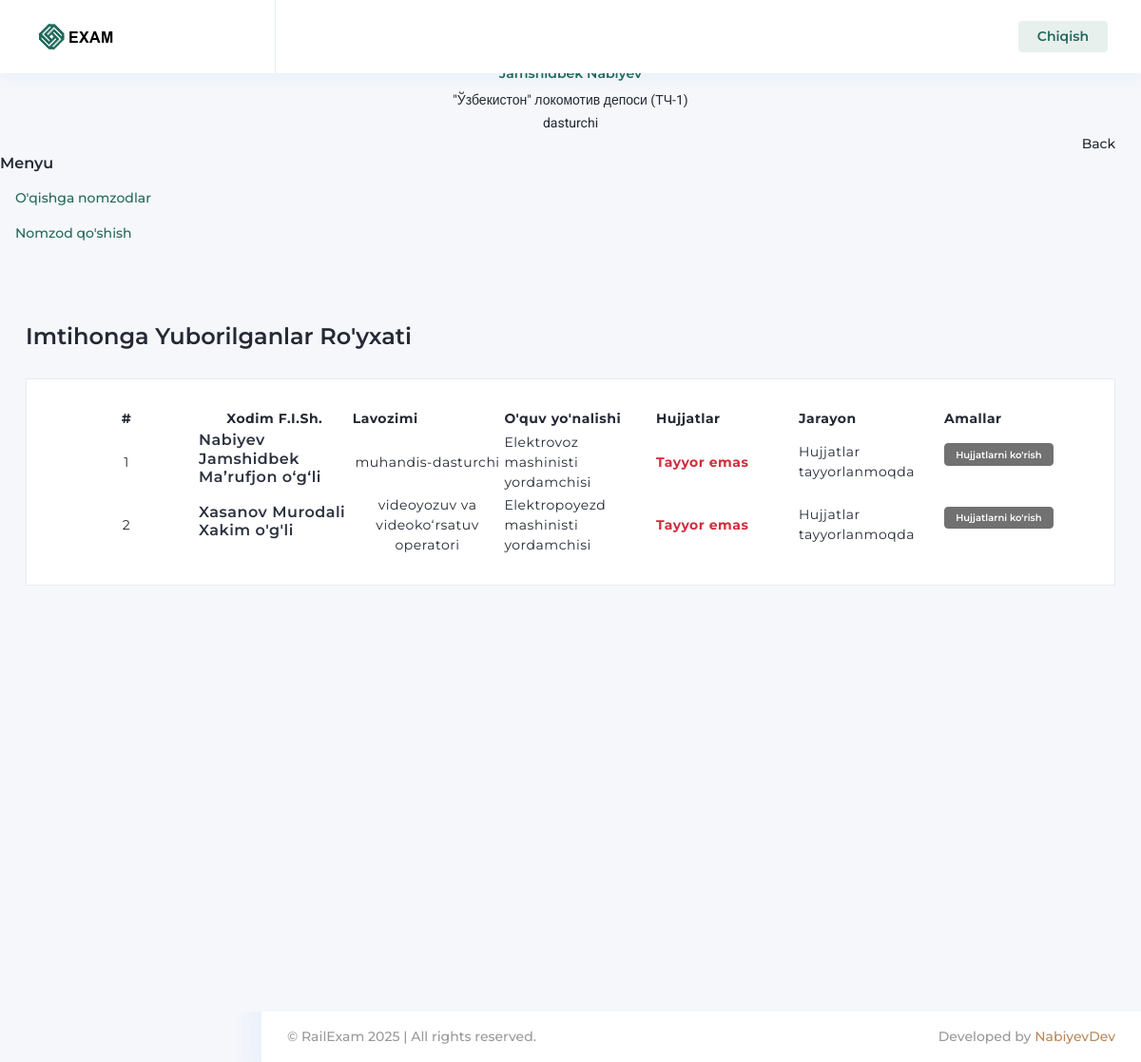
/profiles/kadr/students-list/ (signed in), run on an earlier commit of the app's database.
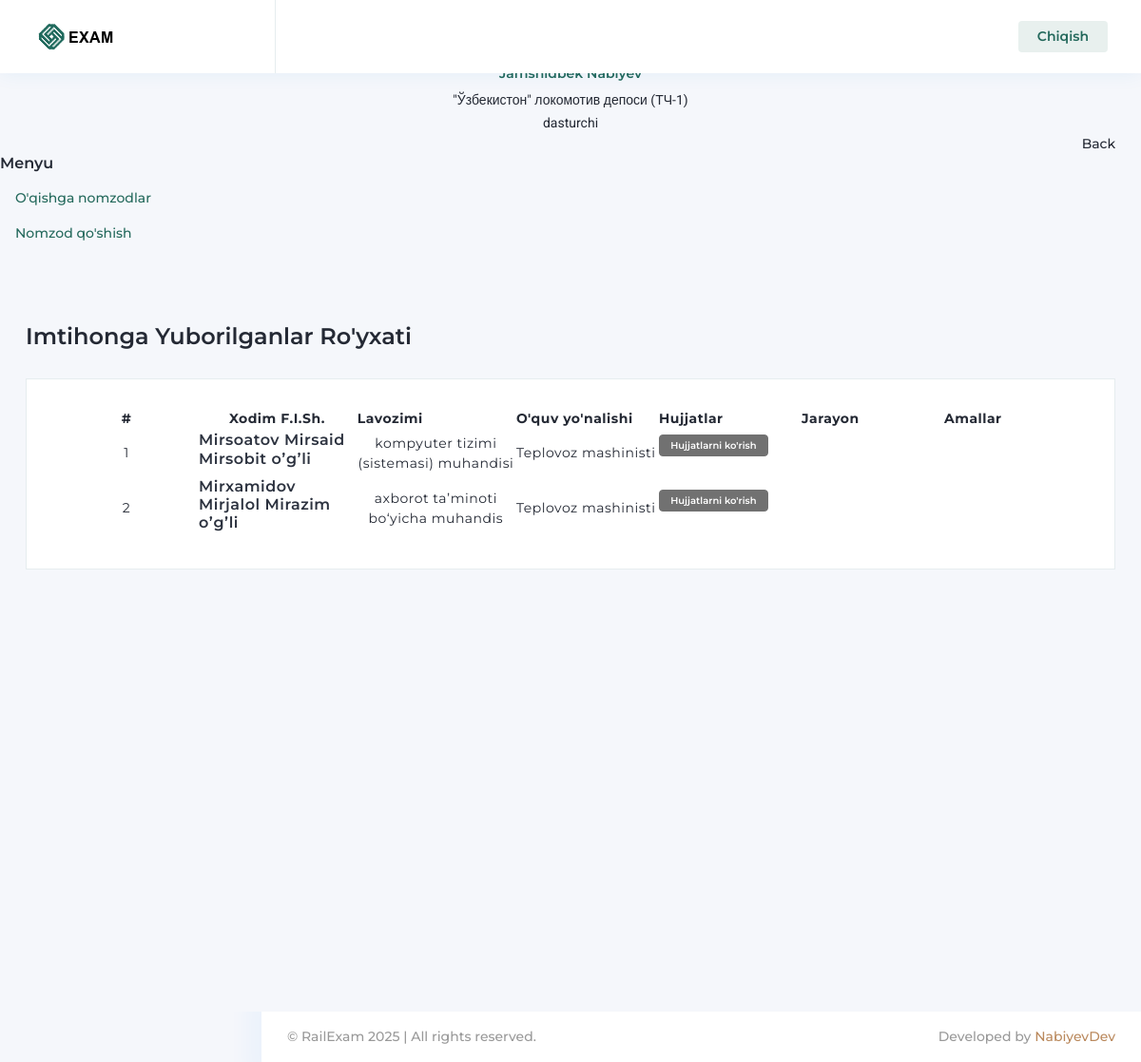
And on a later commit of the database.
### profiles/models.py (models this page shows, shortened)
class Application(models.Model):
    status_choices = (
        ('docs_preparing', 'Hujjatlar tayyorlanmoqda'),
        ('ready_to_send', 'Taqdim qilishga tayyor'),
        ('under_review', "Ko'rib chiqishga yuborilgan"),
        ('ready_to_exam', 'Imtihonga ruxsat'),
        ('confirmation', 'Tasdiqlashda'),
        ('approved', 'Tasdiqlangan'),
        ('returned', 'Qayta ishlashga yuborilgan'),
    )
    profile = models.ForeignKey(Profile, on_delete=models.CASCADE)
    curse_category = models.ForeignKey(CourseCategory, on_delete=models.CASCADE)
    status = models.CharField(max_length=255, choices=status_choices, default='ready_to_send')

class Profile(models.Model):
    user = models.OneToOneField(User, on_delete=models.CASCADE)
    company = models.ForeignKey(Company, on_delete=models.CASCADE)
    role = models.ForeignKey(Role, on_delete=models.CASCADE)
    fullname = models.CharField(max_length=100)
    position = models.CharField(max_length=255)
    pin = models.CharField(max_length=20)
    image = models.ImageField(null=True, blank=True, upload_to='3x4')
    phone_number = models.CharField(max_length=20, null=True, blank=True)
    tabel_num = models.CharField(max_length=20, null=True, blank=True)
    seniority_railway = models.DateField(null=True, blank=True)
    seniority_position = models.DateField(null=True, blank=True)
    passport_pdf = models.FileField(upload_to=r"documents", null=True, blank=True)
    work_record_pdf = models.FileField(upload_to=r"documents", null=True, blank=True)
    med_card_pdf = models.FileField(upload_to=r"documents", null=True, blank=True)
    recommendation_pdf = models.FileField(upload_to=r"documents", null=True, blank=True)

class CourseCategory(models.Model):
    name = models.CharField(max_length=255)
    is_active = models.BooleanField(default=True)

### profiles/views.py (the view)
# urls.py: path('kadr/students-list/', kadr_students_list_view, name='kadr_student_list'),
@login_required
def kadr_students_list_view(request):
    applications = Application.objects.all()
    return render(request, 'profiles/kadr/students.html', {'applications': applications})

### exams/context_processors.py (called while the page is built)
def finish_unfinished_exams(request):
    now = timezone.now()
    unfinished_exams = Exam.objects.filter(deadline__isnull=False, ended__isnull=True)
    for uf_exam in unfinished_exams:
        if uf_exam.deadline <= now:
            uf_exam.ended = uf_exam.deadline
            uf_exam.save()
    return {}

### templates/profiles/kadr/students.html (shortened to what the changed rows need)
{% extends 'profiles/kadr/base.html' %}
{% load static %}
{% block head %}
    <link rel="stylesheet" type="text/css" href="{% static 'assets/css/fontawesome.css' %}">
    <link rel="stylesheet" type="text/css" href="{% static 'assets/css/icofont.css' %}">
    <link rel="stylesheet" type="text/css" href="{% static 'assets/css/themify.css' %}">
    <link rel="stylesheet" type="text/css" href="{% static 'assets/css/flag-icon.css' %}">
    <link rel="stylesheet" type="text/css" href="{% static 'assets/css/feather-icon.css' %}">
    <link rel="stylesheet" type="text/css" href="{% static 'assets/css/datatables.css' %}">
    <link rel="stylesheet" type="text/css" href="{% static 'assets/css/owlcarousel.css' %}">
    <link rel="stylesheet" type="text/css" href="{% static 'assets/css/rating.css' %}">
    <link rel="stylesheet" type="text/css" href="{% static 'assets/css/bootstrap.css' %}">
    <link rel="stylesheet" type="text/css" href="{% static 'assets/css/style.css' %}">
    <link id="color" rel="stylesheet" href="{% static 'assets/css/color-1.css' %}" media="screen">
    <link rel="stylesheet" type="text/css" href="{% static 'assets/css/responsive.css' %}">
{% endblock %}
{% block body %}
<div class="page-body">
    <div class="container-fluid list-products">
        <div class="row">
            <div class="col-sm-12">
                <div class="card">
                    <div class="card-body">
                        <div class="table-responsive product-table">
                            <table class="display" id="basic-1">
                                <thead>
                                <tr>
                                    <th style="padding: 0px; text-align: center;">#</th>
                                    <th style="padding: 0px; text-align: center;">Xodim F.I.Sh.</th>
                                    <th>Lavozimi</th>
                                    <th>O'quv yo'nalishi</th>
                                    <th>Hujjatlar</th>
                                    <th>Jarayon</th>
                                    <th>Amallar</th>
                                </tr>
                                </thead>
                                <tbody>
                                {% for application in applications %}
                                    <tr>
                                        <td>
                                            {{ forloop.counter }}
                                        </td>
                                        <td>
                                            <a href="#">
                                                <h6> {{ application.profile.fullname }} </h6>
                                            </a>
                                        </td>
                                        <td style="text-align: center;">
                                            {{ application.profile.position }}
                                        </td>
                                        <td>{{ application.curse_category.name }}</td>
                                        {% if application.status == 'docs_preparing' %}
                                            <td class="txt-danger"><b>Tayyor emas</b></td>
                                            <td>Hujjatlar tayyorlanmoqda</td>
                                        {% elif application.status == 'ready_to_send' %}
                                            <td class="font-success"><b>Tayyor</b></td>
                                            <td>Taqdim etishga tayyor</td>
                                        {% endif %}
                                        <td>
                                            <a href="/profiles/kadr/check-documents/{{ application.profile.id }}">
                                                <button class="btn btn-info btn-xs mb-3" type="button"
                                                    data-original-title="btn btn-danger btn-xs" title="">Hujjatlarni ko'rish
                                                </button>
                                            </a>
                                        </td>
                                    </tr>
                                {% endfor %}
                                </tbody>
                            </table>
                        </div>
                    </div>
                </div>
            </div>
        </div>
    </div>
</div>
{% endblock %}

What changed in the data, as far as the page shows it:
removed Application: profile.fullname "Nabiyev Jamshidbek Ma’rufjon o‘g‘li", profile.position "muhandis-dasturchi", curse_category.name "Elektrovoz mashinisti yordamchisi", status "Tayyor emas"
removed Application: profile.fullname "Xasanov Murodali Xakim o'g'li", profile.position "videoyozuv va videoko‘rsatuv operatori", curse_category.name "Elektropoyezd mashinisti yordamchisi", status "Tayyor emas"
added Application: profile.fullname "Mirsoatov Mirsaid Mirsobit oʼgʼli", profile.position "kompyuter tizimi (sistemasi) muhandisi", curse_category.name "Teplovoz mashinisti"
added Application: profile.fullname "Mirxamidov Mirjalol Mirazim oʼgʼli", profile.position "axborot taʼminoti bo‘yicha muhandis", curse_category.name "Teplovoz mashinisti"
